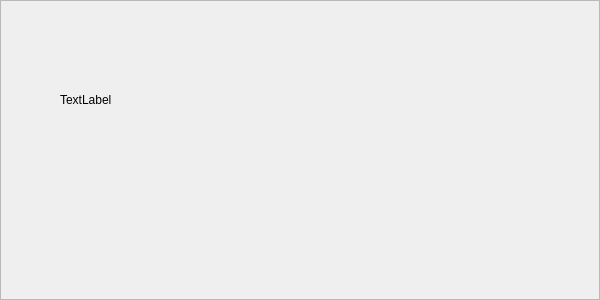
<?xml version="1.0" encoding="UTF-8"?>
<ui version="4.0">
 <class>Frame</class>
 <widget class="QFrame" name="Frame">
  <property name="geometry">
   <rect>
    <x>0</x>
    <y>0</y>
    <width>600</width>
    <height>300</height>
   </rect>
  </property>
  <property name="windowTitle">
   <string>Frame</string>
  </property>
  <property name="frameShape">
   <enum>QFrame::StyledPanel</enum>
  </property>
  <property name="frameShadow">
   <enum>QFrame::Raised</enum>
  </property>
  <property name="UIWaiting" stdset="0">
   <string>true</string>
  </property>
  <widget class="QLabel" name="label">
   <property name="geometry">
    <rect>
     <x>60</x>
     <y>40</y>
     <width>480</width>
     <height>120</height>
    </rect>
   </property>
   <property name="text">
    <string>TextLabel</string>
   </property>
   <property name="openExternalLinks">
    <bool>true</bool>
   </property>
   <property name="UIText" stdset="0">
    <string>110502</string>
   </property>
   <property name="UIClass" stdset="0">
    <string>wtext</string>
   </property>
  </widget>
 </widget>
 <resources/>
 <connections/>
</ui>
